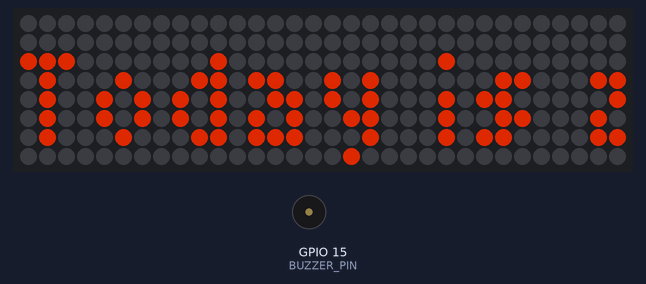
Simulated run of this sketch. Board: ESP32. Shown: 32×8 RGB LED matrix (first LED top left, wired row by row), buzzer (waves = sounding, pin HIGH). Dim RGB values are drawn brighter than linear.

Above: at 0.1 s.
At 1.71 s:
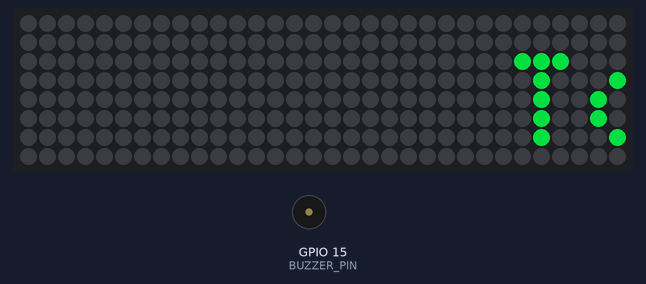
At 3.43 s:
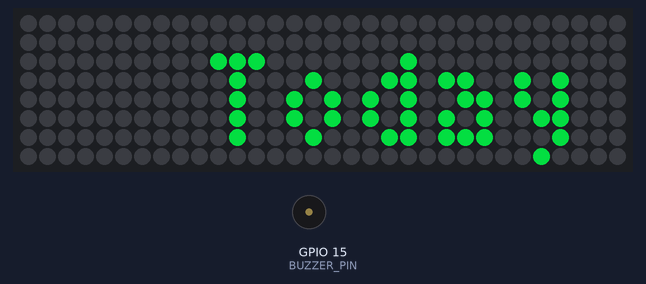
At 6.88 s:
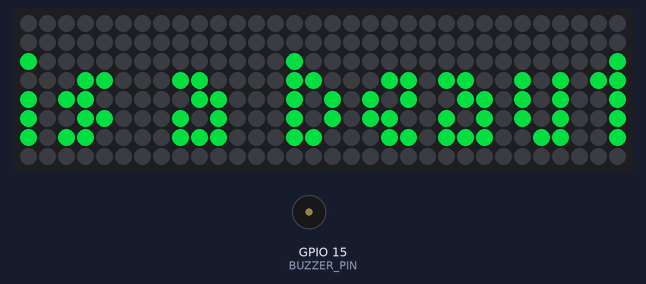
At 10.33 s:
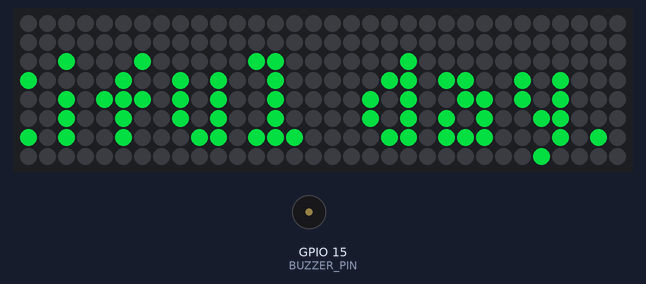
At 13.7 s:
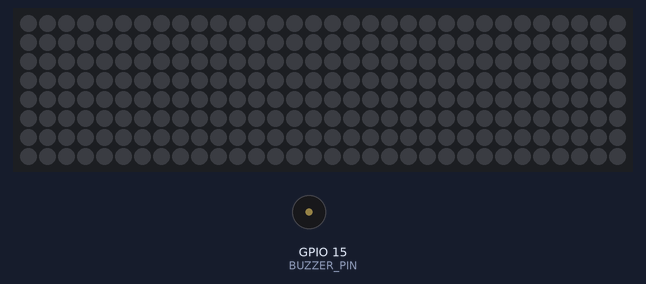

The sketch:

Ulanzi-Demo2-ScrollText.ino
```cpp
// Demo program for the Ulanzi TC001 that displays a Scroll Text

// Board Manager:  "ESP32" (from "Expressif Systems")
//
// Library Manager: "FastLED NeoMatrix" (from Marc Merlin)
//
// Settings:
// Board: ESP32 Dev Module
// Upload Speed: 230400
// CPU Frequency: 240 MHz (WiFi/BT)
// Flash Frequency: 80 MHz
// Flash Mode: QIO
// Flash Size: 4 MB (32Mb)
// Partition Scheme: Default 4 MB with spiffs (1.2 MB APP/1.5 MB SPIFFS)
// Core Debug Level: None
// PSRAM: Disabled
// Port: for me /dev/cu.usbserial-2210, but it may be different for you
// If flashing fails, just try more often. If it doesn't work at all,
// Sometimes it helps to turn the display off and on again.

#include <Arduino.h>

// Function libraries for the LED display.
// The actual functions that you call yourself are in
// Adafruit_GFX, which is included by the two libraries.
// Anleitung dazu: https://learn.adafruit.com/adafruit-gfx-graphics-library
// All functions at a glance:
// https://github.com/adafruit/Adafruit-GFX-Library/blob/master/Adafruit_GFX.h
#include <FastLED_NeoMatrix.h>
#include <FastLED.h>

// Another font from PixelIt that is narrower and therefore less Space needs:
// https://github.com/aptonline/PixelIt_Ulanzi/blob/main/src/PixelIt.ino
#include "PixelItFont.h"

// Which pin the LEDs are connected to:
#define MATRIX_PIN 32

// There is a BUZZER on pin 15 that is too quiet and is otherwise not very useful.
#define BUZZER_PIN 15

// Number of LEDs in width and height:
#define MATRIX_WIDTH 32
#define MATRIX_HEIGHT 8

// The LED matrix as an object:
CRGB leds[MATRIX_WIDTH * MATRIX_HEIGHT];
FastLED_NeoMatrix *matrix;

// The text to be displayed
char* text = "Today is a beautiful day.";


void setup() {
  // Mute BUZZER
  pinMode(BUZZER_PIN, OUTPUT);
  digitalWrite(15, LOW);

  // Initialize LED matrix:
  FastLED.addLeds<NEOPIXEL, MATRIX_PIN>(leds, MATRIX_WIDTH * MATRIX_HEIGHT);
  matrix = new FastLED_NeoMatrix(leds, MATRIX_WIDTH, MATRIX_HEIGHT,
     NEO_MATRIX_TOP + NEO_MATRIX_LEFT + NEO_MATRIX_ROWS + NEO_MATRIX_ZIGZAG);
  matrix->begin();

 // Brightness goes from 0-255, we take a medium value:
  matrix->setBrightness(155);

  // Set text color: Orange!
  // Here you can select colors and read the red/green/blue values:
  // https://www.rapidtables.org/de/web/color/RGB_Color.html
  matrix->setTextColor(matrix->Color(255, 128, 0));

  // If the text is too long, don't start a new line (the LED matrix
  // can only display one line)
  matrix->setTextWrap(false);

  // Select the narrow font
  matrix->setFont(&PixelItFont);

  // Clear everything on display:
  matrix->clear();

  // Set start position for the text.
  // Important: Since we use a different font, the start position must
  // be set to (0,7), i.e. bottom left:
  matrix->setCursor(0, 7);

  // Output text.
  matrix->print(text);

  // Show all. Important: If you forget this, nothing will be displayed.
  matrix->show();

  // Wait a second, then the scrolling message starts
  delay(1000);

  // other text color for the tread to make it more interesting:
  matrix->setTextColor(matrix->Color(51, 255, 153));

}
//-----------------------------------------------------------------------------------------
// Calculate how many pixels of the transferred text is wide.
// The function is not entirely, it seems as if always a couple
// pixel more to be returned than the text is wide. But doesn't do anything.
uint16_t textWidth(char* text)
{
  // The function "Getteextbounds ()" expects a few variables that you will fill
  // (Therefore, the addresses of the variables are transferred, otherwise
  // We are only interested in the width
  int16_t ulx, uly;
  uint16_t width, height;
  matrix->getTextBounds(text, 0, 7, &ulx, &uly, &width, &height);
  return width;
}
//-----------------------------------------------------------------------------------------

void loop() {
  // starting position for the text: on the right edge of the display.
  // "Static" means that the variable only gets the value matrix_wreite the first time,
  // After that, this line has no function.
  static int x = MATRIX_WIDTH;

  // Width of the text in pixels:
  static int text_width_in_pixel = textWidth(text);

  // Clear Screen
  matrix->clear();

  // Set the current position, it is reduced by one with every run of Loop ().
  // This shows the text further and further on the left
  matrix->setCursor(x, 7);

  // output text and display:
  matrix->print(text);
  matrix->show();

  // The next round the text should be given a pixel further on the left. This comes the
  // head script effect
  x--;

  // When the text has run through completely, start right again (as at the beginning):
  if (x < -text_width_in_pixel)
  {
    x = MATRIX_WIDTH;
  }

  // short break (100 ms) so that the text does not rush too quickly:
  delay(100);

}
```

Source omitted: PixelItFont.h (35583 bytes)

Measured:
- by itself, everything shown: repeats every 13.5 s, in 117 steps
